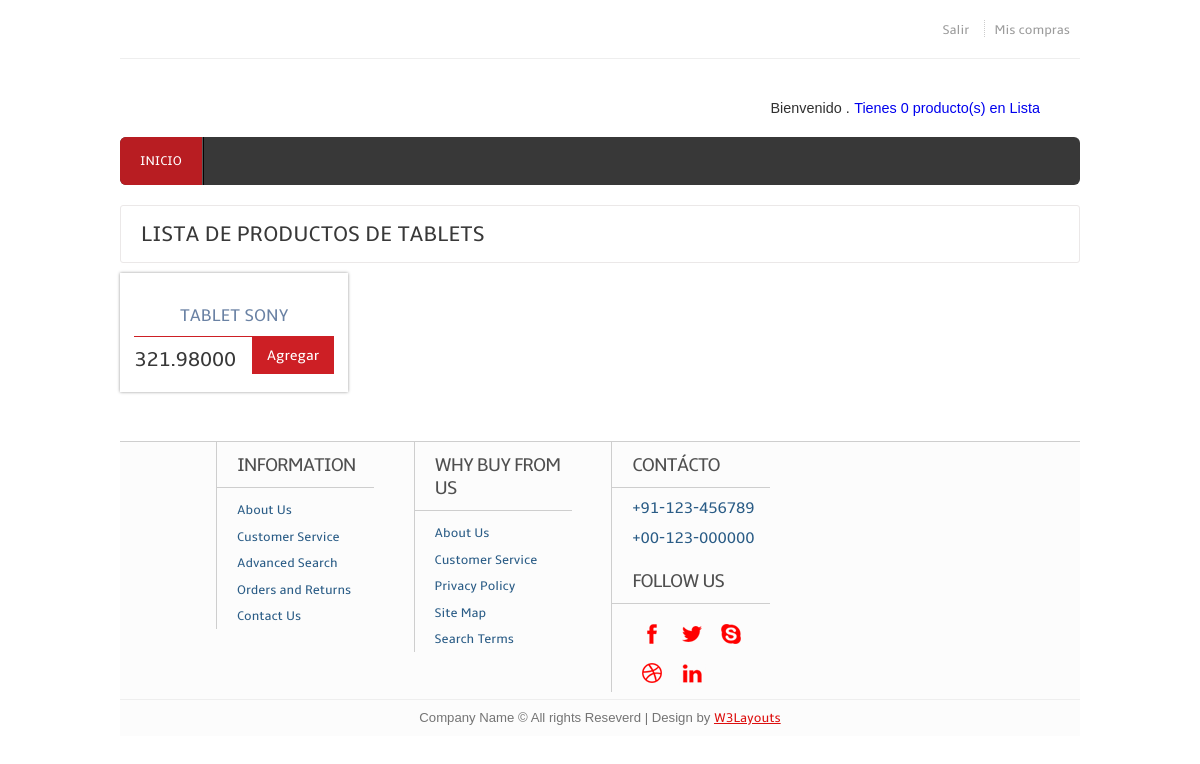
Screenshot of /Lista-productos/1/ (signed in) with the database file from the repository.
### shopping/apps/principal/models.py (models this page shows, shortened)
class Type_product(models.Model):
	name = models.CharField(max_length = 30)

class Product(models.Model):
	name = models.CharField(max_length = 30)
	price = models.DecimalField(max_digits = 12, decimal_places = 5)
	type_product = models.ForeignKey(Type_product, blank = False, null = True)
	photo = models.ImageField(upload_to = 'img/product/', blank = True)

### shopping/apps/principal/views.py (the view)
# urls.py: url(r'^Lista-productos/(?P<category_id>\d+)/', 'list_producto', name = 'list_producto'),
def list_producto(request, category_id):
	title = 'Lista de producto'
	product_temp = Shop_temporal.objects.filter(user = request.user)
	category = Type_product.objects.get(pk = category_id)
	products = Product.objects.filter(type_product = category_id)
	return render(request, 'shop/list_product.html', {'product_temp': product_temp, 'products': products, 'category': category, 'title': title})

### shopping/apps/principal/templates/shop/list_product.html (shortened to what this page needs)
{% extends 'base.html' %}
{% load staticfiles %}
{% block content_nav %}
	{% include 'elements/nav.html' %}
{% endblock content_nav %}
{% block content %}
	<div class="content">
		<div class="content_top">
			<div class="heading">
				<h3>Lista de Productos de {{ category.name }}</h3>
			</div>
		</div>
		<div class="section group">
			{% for product in products %}
			<div class="grid_1_of_4 images_1_of_4">
				<h2>{{ product.name }}</h2>
				<div class="price-details">
					<div class="price-number">
						<p><span class="rupees">{{ product.price }}</span></p>
					</div>
					<div class="add-cart">
						<h4><a href="{% url 'add_producto' product.pk %}">Agregar</a></h4>
					</div>
				</div>
			</div>
			{% endfor %}
		</div>
{% endblock content %}

### shopping/static/css/style.css (style rules this page uses)
html,body,div,span,applet,object,iframe,h1,h2,h3,h4,h5,h6,p,blockquote,pre,a,abbr,acronym,address,big,cite,code,del,dfn,em,img,ins,kbd,q,s,samp,small,strike,strong,sub,sup,tt,var,b,u,i,dl,dt,dd,ol,nav ul,nav li,fieldset,form,label,legend,table,caption,tbody,tfoot,thead,tr,th,td,article,aside,canvas,details,embed,figure,figcaption,footer,header,hgroup,menu,nav,output,ruby,section,summary,time,mark,audio,video { margin:0;padding:0;border:0;font-size:100%;font:inherit;vertical-align:baseline; }
a { text-decoration:none; }
body { font-family: Arial, Helvetica, sans-serif; background: #FFF; }
.content { padding: 20px 0; background: #FFF; }
.content h2 { color: #383838; margin-bottom: 0.5em; font-size: 1.5em; line-height: 1.2; font-family: 'ambleregular'; font-weight: normal; margin-top: 0px; text-transform: uppercase; }
.content_top { padding: 15px 20px; border: 1px solid #EBE8E8; border-radius: 3px; }
.heading { float: left; }
.heading h3 { font-family: 'ambleregular'; font-size:22px; color:#383838; text-transform: uppercase; }
.grid_1_of_4 { display: block; float: left; margin: 1% 0 1% 1.6%; box-shadow: 0px 0px 3px rgb(150, 150, 150); -webkit-box-shadow: 0px 0px 3px rgb(150, 150, 150); -moz-box-shadow: 0px 0px 3px rgb(150, 150, 150); -o-box-shadow: 0px 0px 3px rgb(150, 150, 150); }
.grid_1_of_4:first-child { margin-left: 0; }
.images_1_of_4 { width: 20.8%; padding: 1.5%; text-align: center; position: relative; }
.images_1_of_4 h2 { color:#6A82A4; font-family: 'ambleregular'; font-size:1.1em; font-weight: normal; }
.images_1_of_4 p { font-size: 0.8125em; padding: 0.4em 0; color: #333; }
.price-details { margin-top:10px; border-top:1px solid #CD1F25; }
.price-number { float: left; padding-top: 5px; }
.price-details p span.rupees { font-size:1.6em; font-family: 'ambleregular'; color:#383838; }
.add-cart { float:right; display: inline-block; }
.add-cart h4 a { font-size:0.9em; display: block; padding:10px 15px; font-family: 'ambleregular'; background:#CD1F25; color: #FFF; text-decoration: none; outline: 0; -webkit-transition: all 0.5s ease-in-out; -moz-transition: all 0.5s ease-in-out; -o-transition: all 0.5s ease-in-out; transition: all 0.5s ease-in-out; }
.section { clear: both; padding: 0px; margin: 0px; }
.group:before, .group:after { content: ""; display: table; }
.group:after { clear: both; }
.group { zoom: 1; }
.group:before, .group:after { content:""; display:table; }
.group:after { clear:both; }
.group { zoom:1; }

### rows the page displays
Type_product: name "TABLETS"
Product: name "TABLET SONY", price "321.98000"

### other values shown
{{ product_temp.count }} "0"
